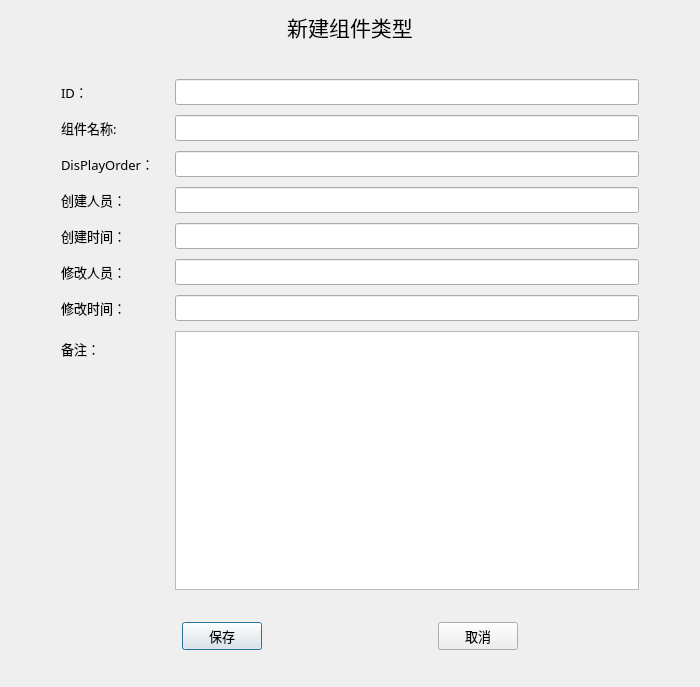
<?xml version="1.0" encoding="UTF-8"?>
<ui version="4.0">
 <class>Dialog</class>
 <widget class="QDialog" name="Dialog">
  <property name="geometry">
   <rect>
    <x>0</x>
    <y>0</y>
    <width>700</width>
    <height>687</height>
   </rect>
  </property>
  <property name="font">
   <font>
    <family>微软雅黑 Light</family>
    <pointsize>10</pointsize>
   </font>
  </property>
  <property name="windowTitle">
   <string>Dialog</string>
  </property>
  <layout class="QVBoxLayout" name="verticalLayout">
   <item>
    <widget class="QLabel" name="titleLable">
     <property name="maximumSize">
      <size>
       <width>16777215</width>
       <height>80</height>
      </size>
     </property>
     <property name="font">
      <font>
       <family>微软雅黑 Light</family>
       <pointsize>16</pointsize>
      </font>
     </property>
     <property name="text">
      <string>新建组件类型</string>
     </property>
     <property name="alignment">
      <set>Qt::AlignCenter</set>
     </property>
     <property name="margin">
      <number>0</number>
     </property>
     <property name="indent">
      <number>-1</number>
     </property>
    </widget>
   </item>
   <item>
    <layout class="QFormLayout" name="formLayout">
     <property name="labelAlignment">
      <set>Qt::AlignLeading|Qt::AlignLeft|Qt::AlignVCenter</set>
     </property>
     <property name="horizontalSpacing">
      <number>20</number>
     </property>
     <property name="verticalSpacing">
      <number>10</number>
     </property>
     <property name="leftMargin">
      <number>50</number>
     </property>
     <property name="topMargin">
      <number>30</number>
     </property>
     <property name="rightMargin">
      <number>50</number>
     </property>
     <item row="0" column="0">
      <widget class="QLabel" name="iDLabel">
       <property name="text">
        <string>ID：</string>
       </property>
      </widget>
     </item>
     <item row="0" column="1">
      <widget class="QLineEdit" name="ID"/>
     </item>
     <item row="1" column="0">
      <widget class="QLabel" name="Label">
       <property name="text">
        <string>组件名称:</string>
       </property>
      </widget>
     </item>
     <item row="1" column="1">
      <widget class="QLineEdit" name="componentTypeName"/>
     </item>
     <item row="2" column="0">
      <widget class="QLabel" name="disPlayOrderLabel">
       <property name="text">
        <string>DisPlayOrder：</string>
       </property>
      </widget>
     </item>
     <item row="2" column="1">
      <widget class="QLineEdit" name="disPlayOrder"/>
     </item>
     <item row="6" column="0">
      <widget class="QLabel" name="Label_3">
       <property name="text">
        <string>修改时间：</string>
       </property>
      </widget>
     </item>
     <item row="6" column="1">
      <widget class="QLineEdit" name="updateTime"/>
     </item>
     <item row="7" column="0">
      <widget class="QLabel" name="Label_2">
       <property name="text">
        <string>备注：</string>
       </property>
      </widget>
     </item>
     <item row="7" column="1">
      <widget class="QTextEdit" name="remark"/>
     </item>
     <item row="5" column="0">
      <widget class="QLabel" name="Label_4">
       <property name="text">
        <string>修改人员：</string>
       </property>
      </widget>
     </item>
     <item row="5" column="1">
      <widget class="QLineEdit" name="updateID"/>
     </item>
     <item row="4" column="0">
      <widget class="QLabel" name="Label_5">
       <property name="text">
        <string>创建时间：</string>
       </property>
      </widget>
     </item>
     <item row="4" column="1">
      <widget class="QLineEdit" name="createTime"/>
     </item>
     <item row="3" column="0">
      <widget class="QLabel" name="Label_6">
       <property name="text">
        <string>创建人员：</string>
       </property>
      </widget>
     </item>
     <item row="3" column="1">
      <widget class="QLineEdit" name="createID"/>
     </item>
    </layout>
   </item>
   <item>
    <layout class="QHBoxLayout" name="horizontalLayout">
     <item>
      <spacer name="horizontalSpacer">
       <property name="orientation">
        <enum>Qt::Horizontal</enum>
       </property>
       <property name="sizeHint" stdset="0">
        <size>
         <width>40</width>
         <height>80</height>
        </size>
       </property>
      </spacer>
     </item>
     <item>
      <widget class="QPushButton" name="conserveButton">
       <property name="text">
        <string>保存</string>
       </property>
      </widget>
     </item>
     <item>
      <spacer name="horizontalSpacer_2">
       <property name="orientation">
        <enum>Qt::Horizontal</enum>
       </property>
       <property name="sizeHint" stdset="0">
        <size>
         <width>40</width>
         <height>20</height>
        </size>
       </property>
      </spacer>
     </item>
     <item>
      <widget class="QPushButton" name="cancelButton">
       <property name="text">
        <string>取消</string>
       </property>
      </widget>
     </item>
     <item>
      <spacer name="horizontalSpacer_3">
       <property name="orientation">
        <enum>Qt::Horizontal</enum>
       </property>
       <property name="sizeHint" stdset="0">
        <size>
         <width>40</width>
         <height>20</height>
        </size>
       </property>
      </spacer>
     </item>
    </layout>
   </item>
  </layout>
 </widget>
 <resources/>
 <connections/>
</ui>
